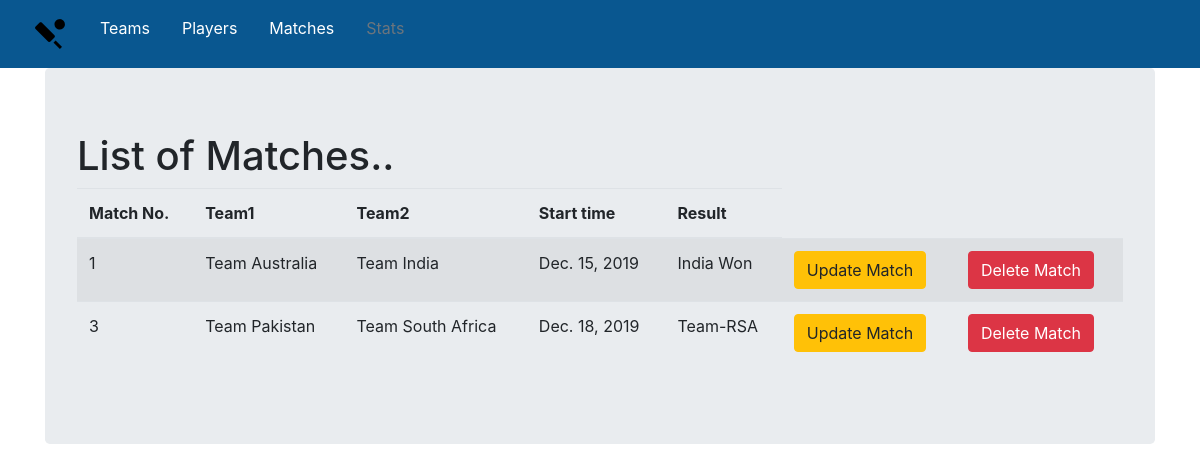
/matches/, run on an earlier commit of the app's database.
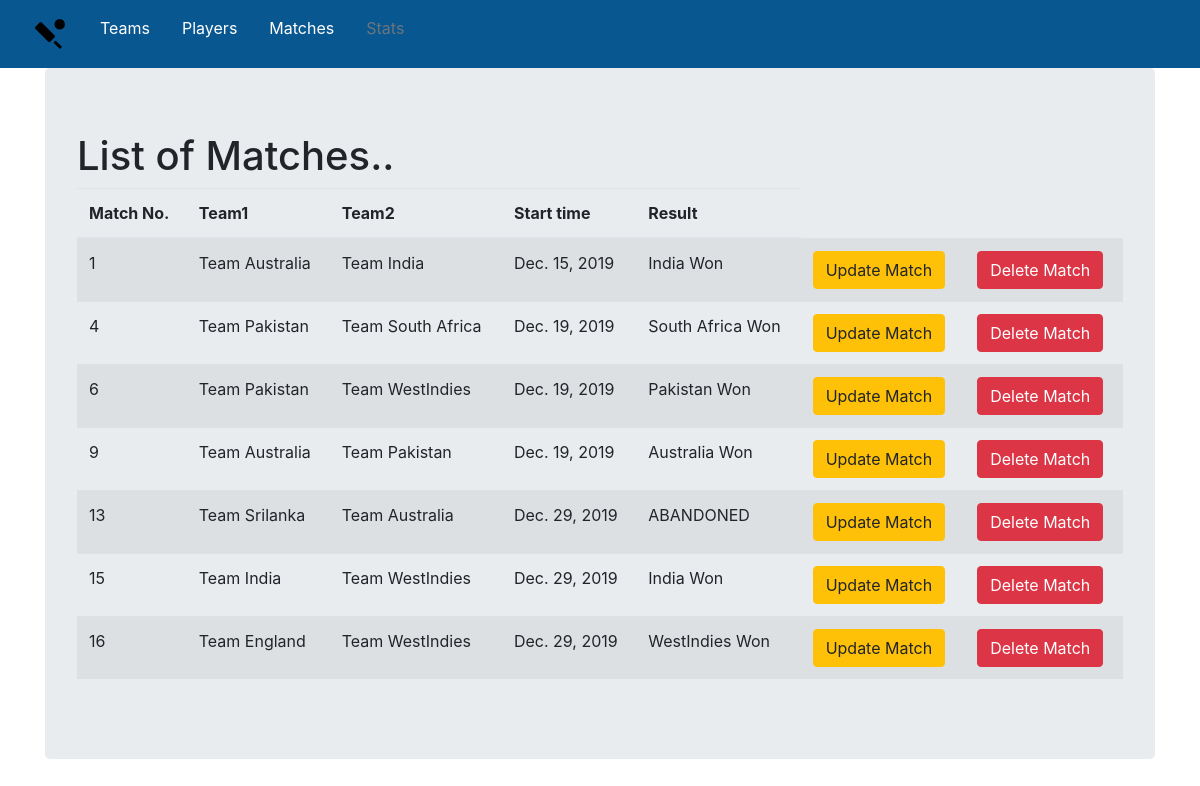
And on a later commit of the database.
### matches/models.py (models this page shows, shortened)
class Match(models.Model):
    DRAW = 'D'
    ABANDONED = 'A'
    COMPLETED = 'C'
    WIN = 'W'
    LOSS = 'L'
    PENDING = 'P'
    RUNNING = 'R'
    RESULT = [
        ('NOT STARTED', 'FIXTURE'),
        ('ON GOING', 'IN PROGRESS'),
        ('ABANDONED', 'ABANDONED'),
    ]
    TEAMS = [
        ('--------------------', '---------------------'),
        ('Team Australia', 'Australia Won'),
        ('Team India', 'India Won'),
        ('Team Pakistan', 'Pakistan Won'),
        ('Team South Africa', 'South Africa Won'),
        ('Team Srilanka', 'Srilanka Won'),
        ('Team WestIndies', 'WestIndies Won'),
        ('Team England', 'England Won'),
    ]
    first_team = models.ForeignKey(Team, related_name='match_first_team', on_delete=models.CASCADE, default='')
    second_team = models.ForeignKey(Team, related_name='match_second_team', on_delete=models.CASCADE, default='')
    start_time = models.DateField(auto_now_add=True)
    RESULT.extend(TEAMS)
    result = models.CharField(max_length=100, choices=RESULT, default='')
    objects = MatchQuerySet.as_manager()
    class Meta:
        verbose_name_plural = 'Matches'

### teams/models.py (models this page shows, shortened)
class Team(models.Model):
    name = models.CharField(max_length=150)
    logo = models.ImageField(upload_to='media', max_length=100)
    country = models.CharField(max_length=100)
    def __str__(self):
        return self.name

### matches/views.py (the view)
# urls.py: path('', views.MatchList.as_view(), name='match_list'),
class MatchList(ListView):
    model = Match

### matches/templates/matches/match_list.html (shortened to what this page needs)
{% extends 'teams/base.html' %}
{% block body_block %}
    <h1>List of Matches..</h1>
        <table class="table table-striped">
            <thead>
                <tr>
                    <th scope="col">Match No.</th>
                    <th scope="col">Team1</th>
                    <th scope="col">Team2</th>
                    <th scope="col">Start time</th>
                    <th scope="col">Result</th>
                </tr>
            </thead>
        <tbody>
            {% for match in match_list %}
                <tr>
                    <td>{{ match.id}}</td>
                    <td>{{ match.first_team}}</td>
                    <td>{{ match.second_team}}</td>
                    <td>{{ match.start_time}}</td>
                    <td>{{ match.get_result_display}}</td>
                    <td>
                        <a class="btn btn-warning" href="{% url 'match:match_update' match.id %}">Update Match</a>
                    </td>
                    <td>
                        <a class="btn btn-danger" href="{% url 'match:match_delete' match.id %}">Delete Match</a>
                    </td>
                </tr>
            {% endfor %}
        </tbody>
    </table>
{% endblock %}

What changed in the data, as far as the page shows it:
removed Match: id "3", first_team "Team Pakistan", second_team "Team South Africa", start_time "Dec. 18, 2019", result "Team-RSA"
added Match: id "4", first_team "Team Pakistan", second_team "Team South Africa", start_time "Dec. 19, 2019", result "South Africa Won"
added Match: id "6", first_team "Team Pakistan", second_team "Team WestIndies", start_time "Dec. 19, 2019", result "Pakistan Won"
added Match: id "9", first_team "Team Australia", second_team "Team Pakistan", start_time "Dec. 19, 2019", result "Australia Won"
added Match: id "13", first_team "Team Srilanka", second_team "Team Australia", start_time "Dec. 29, 2019", result "ABANDONED"
added Match: id "15", first_team "Team India", second_team "Team WestIndies", start_time "Dec. 29, 2019", result "India Won"
added Match: id "16", first_team "Team England", second_team "Team WestIndies", start_time "Dec. 29, 2019", result "WestIndies Won"
